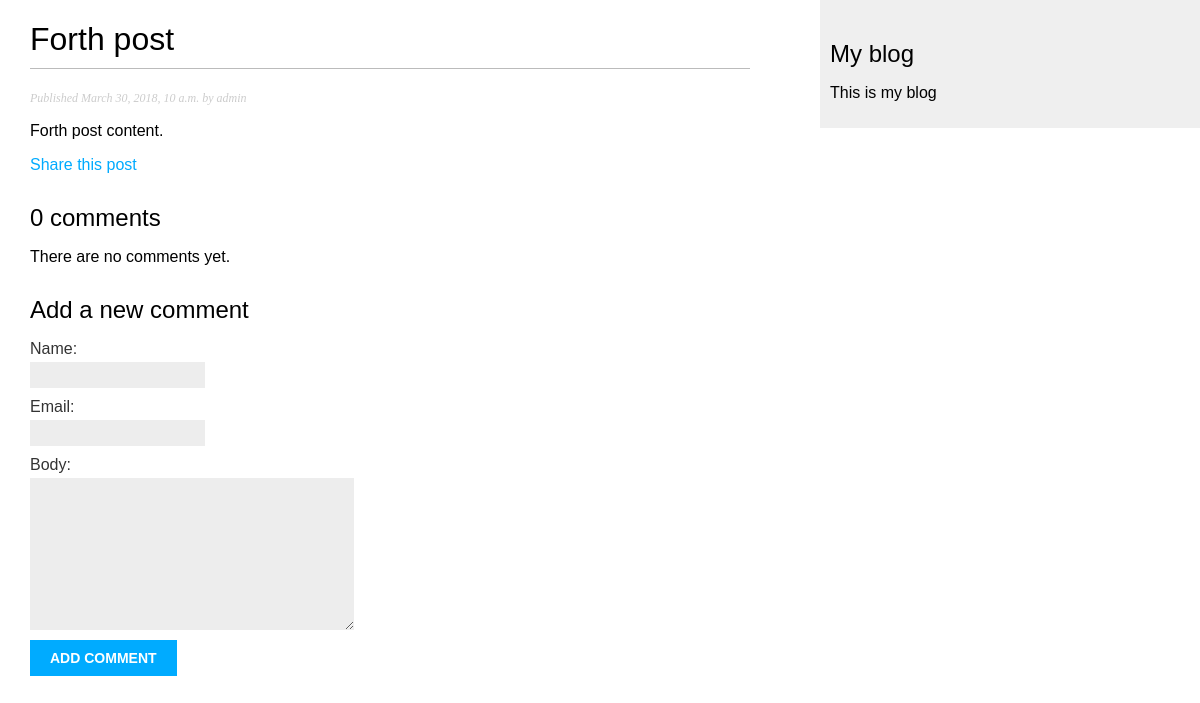
Screenshot of /blog/2018/03/30/forth-post with the database file from the repository.
### blog_app/models.py (models this page shows, shortened)
class Post(models.Model):
    STATUS_CHOICES = (
        ('draft', 'Draft'),
        ('published', 'Published'),
    )
    title = models.CharField(max_length=250)
    slug = models.SlugField(max_length=250, unique_for_date='publish')
    author = models.ForeignKey(User,
                               related_name='blog_posts',
                               on_delete=models.CASCADE)
    body = models.TextField()
    publish = models.DateTimeField(default=timezone.now)
    created = models.DateTimeField(auto_now_add=True)
    updated = models.DateTimeField(auto_now=True)
    status = models.CharField(max_length=10, choices=STATUS_CHOICES, default='draft')
    objects = models.Manager()  # The default manager.
    published = PublishedManager()  # The specific manager.
    class Meta:
        ordering = ('-publish',)
    def get_absolute_url(self):
        return reverse('blog_app:post_detail', args=[self.publish.year,
                                              self.publish.strftime('%m'),
                                              self.publish.strftime('%d'),
                                              self.slug])

### blog_app/views.py (the view)
# urls.py: path('<int:year>/<int:month>/<int:day>/<post>', views.post_detail, name='post_detail'),
def post_detail(request, year, month, day, post):
    post = get_object_or_404(Post,
                             slug=post,
                             status='published',
                             publish__year=year,
                             publish__month=month,
                             publish__day=day)
    comments = post.comments.filter(active=True)
    if request.method == 'POST':
        comment_form = CommentForm(data=request.POST)
        if comment_form.is_valid():
            new_comment = comment_form.save(commit=False)
            new_comment.post = post
            new_comment.save()
    else:
        comment_form = CommentForm()
    return render(request, 'blog_app/post/detail.html', {'post': post,
                                                         'comments': comments,
                                                         'comment_form': comment_form})

### blog_app/forms.py
class CommentForm(forms.ModelForm):
    class Meta:
        model = Comment
        fields = ('name', 'email', 'body')

### blog_app/templates/blog_app/post/detail.html (shortened to what this page needs)
{% extends "blog_app/base.html" %}
{% block content %}
    <h1>{{ post.title }}</h1>
    <p class="date">Published {{ post.publish }} by {{ post.author }}</p>
    {{ post.body|linebreaks }}
    <p><a href="{% url "blog_app:post_share" post.id %}">Share this post</a></p>
    {% with comments.count as total_comments %}
        <h2>{{ total_comments }} comment{{ total_comments|pluralize }}</h2>
    {% endwith %}
    {% for comment in comments %}
        <div class="comment">
            <p class="info">Comment {{ forloop.counter }} by {{ comment.name }} {{ comment.created }}</p>
            {{ comment.body|linebreaks }}
        </div>
    {% empty %}
        <p>There are no comments yet.</p>
    {% endfor %}
    {% if new_comment %}
        <h2>Your comment has been added.</h2>
    {% else %}
        <h2>Add a new comment</h2>
        <form action="{{ post.get_absolute_url }}" method="post">
            {{ comment_form.as_p }}
            <p><input type="submit" value="Add comment"></p>
        </form>
    {% endif %}
{% endblock %}

### blog_app/static/css/blog.css (style rules this page uses)
body { margin:0; padding:0; font-family:helvetica, sans-serif; }
a { color:#00abff; text-decoration:none; }
h1 { font-weight:normal; border-bottom:1px solid #bbb; padding:0 0 10px 0; }
h2 { font-weight:normal; margin:30px 0 0; }
p.date { color:#ccc; font-family: georgia, serif; font-size: 12px; font-style: italic; }
label { float:left; clear:both; color:#333; margin-bottom:4px; }
input, textarea { clear:both; float:left; margin:0 0 10px; background:#ededed; border:0; padding:6px 10px; font-size:12px; }
input[type=submit] { font-weight:bold; background:#00abff; color:#fff; padding:10px 20px; font-size:14px; text-transform:uppercase; }

### rows the page displays
Post: title "Forth post", publish "March 30, 2018, 10 a.m.", author "admin", body "Forth post content."

### other values shown
{{ total_comments }} "0"
